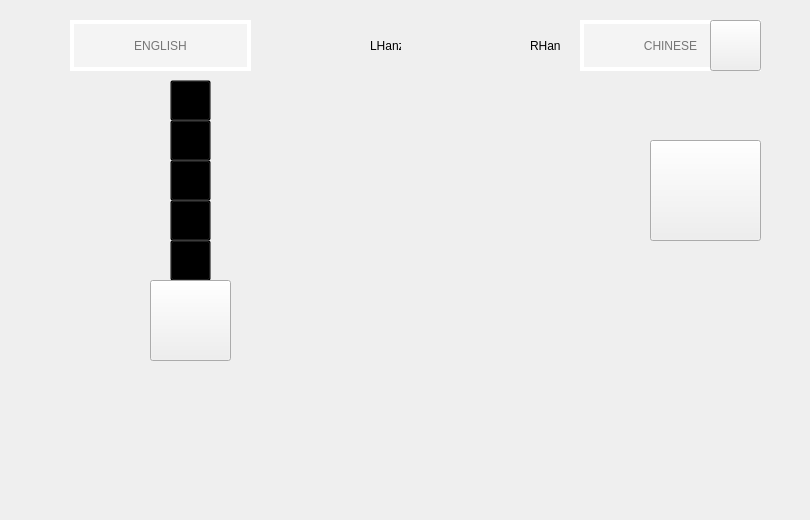
    <widget class="QWidget" name="pageMonkey">
     <widget class="QLabel" name="bgMonkey">
      <property name="geometry">
       <rect>
        <x>0</x>
        <y>-15</y>
        <width>801</width>
        <height>511</height>
       </rect>
      </property>
      <property name="text">
       <string/>
      </property>
      <property name="pixmap">
       <pixmap resource="resources.qrc">:/background/bg_monkey.png</pixmap>
      </property>
      <property name="scaledContents">
       <bool>true</bool>
      </property>
     </widget>
     <widget class="QPushButton" name="monkeyButton">
      <property name="geometry">
       <rect>
        <x>650</x>
        <y>140</y>
        <width>111</width>
        <height>101</height>
       </rect>
      </property>
      <property name="mouseTracking">
       <bool>true</bool>
      </property>
      <property name="focusPolicy">
       <enum>Qt::FocusPolicy::StrongFocus</enum>
      </property>
      <property name="text">
       <string/>
      </property>
      <property name="icon">
       <iconset resource="resources.qrc">
        <normaloff>:/animals/obj_monkey.png</normaloff>:/animals/obj_monkey.png</iconset>
      </property>
      <property name="iconSize">
       <size>
        <width>100</width>
        <height>100</height>
       </size>
      </property>
      <property name="pixmap" stdset="0">
       <pixmap/>
      </property>
     </widget>
     <widget class="QPushButton" name="ropeButton">
      <property name="geometry">
       <rect>
        <x>170</x>
        <y>80</y>
        <width>41</width>
        <height>41</height>
       </rect>
      </property>
      <property name="sizePolicy">
       <sizepolicy hsizetype="Expanding" vsizetype="Expanding">
        <horstretch>0</horstretch>
        <verstretch>0</verstretch>
       </sizepolicy>
      </property>
      <property name="mouseTracking">
       <bool>true</bool>
      </property>
      <property name="focusPolicy">
       <enum>Qt::FocusPolicy::StrongFocus</enum>
      </property>
      <property name="styleSheet">
       <string notr="true">background: transparent;</string>
      </property>
      <property name="text">
       <string/>
      </property>
      <property name="icon">
       <iconset resource="resources.qrc">
        <normaloff>:/images/obj_rope.png</normaloff>:/images/obj_rope.png</iconset>
      </property>
      <property name="iconSize">
       <size>
        <width>300</width>
        <height>300</height>
       </size>
      </property>
      <property name="pixmap" stdset="0">
       <pixmap/>
      </property>
     </widget>
     <widget class="QLabel" name="labelContainerLeft_2">
      <property name="geometry">
       <rect>
        <x>260</x>
        <y>20</y>
        <width>151</width>
        <height>51</height>
       </rect>
      </property>
      <property name="text">
       <string/>
      </property>
      <property name="pixmap">
       <pixmap resource="resources.qrc">:/images/labelContainer.png</pixmap>
      </property>
      <property name="scaledContents">
       <bool>true</bool>
      </property>
     </widget>
     <widget class="QLabel" name="labelContainerRight_2">
      <property name="geometry">
       <rect>
        <x>420</x>
        <y>20</y>
        <width>151</width>
        <height>51</height>
       </rect>
      </property>
      <property name="text">
       <string/>
      </property>
      <property name="pixmap">
       <pixmap resource="resources.qrc">:/images/labelContainer.png</pixmap>
      </property>
      <property name="scaledContents">
       <bool>true</bool>
      </property>
     </widget>
     <widget class="QLabel" name="translateEnglish_2">
      <property name="geometry">
       <rect>
        <x>70</x>
        <y>20</y>
        <width>181</width>
        <height>51</height>
       </rect>
      </property>
      <property name="styleSheet">
       <string notr="true">background-color: transparent;
color: rgb(60, 60, 60);</string>
      </property>
      <property name="text">
       <string>ENGLISH</string>
      </property>
      <property name="alignment">
       <set>Qt::AlignmentFlag::AlignCenter</set>
      </property>
     </widget>
     <widget class="QLabel" name="labelHanziVerb_2">
      <property name="geometry">
       <rect>
        <x>420</x>
        <y>80</y>
        <width>151</width>
        <height>141</height>
       </rect>
      </property>
      <property name="styleSheet">
       <string notr="true">background:transparent;</string>
      </property>
      <property name="text">
       <string/>
      </property>
     </widget>
     <widget class="QLabel" name="setContainerLeft_2">
      <property name="geometry">
       <rect>
        <x>70</x>
        <y>20</y>
        <width>181</width>
        <height>51</height>
       </rect>
      </property>
      <property name="sizePolicy">
       <sizepolicy hsizetype="Preferred" vsizetype="Preferred">
        <horstretch>0</horstretch>
        <verstretch>0</verstretch>
       </sizepolicy>
      </property>
      <property name="styleSheet">
       <string notr="true">border: 4px solid white;
background-color: rgba(255, 255, 255, 0.3);</string>
      </property>
      <property name="text">
       <string/>
      </property>
     </widget>
     <widget class="QLabel" name="translateChinese_2">
      <property name="geometry">
       <rect>
        <x>630</x>
        <y>20</y>
        <width>81</width>
        <height>51</height>
       </rect>
      </property>
      <property name="styleSheet">
       <string notr="true">background-color: transparent;
color: rgb(60, 60, 60);</string>
      </property>
      <property name="text">
       <string>CHINESE</string>
      </property>
      <property name="alignment">
       <set>Qt::AlignmentFlag::AlignCenter</set>
      </property>
     </widget>
     <widget class="QLabel" name="hanziContainerRight_2">
      <property name="geometry">
       <rect>
        <x>420</x>
        <y>80</y>
        <width>151</width>
        <height>141</height>
       </rect>
      </property>
      <property name="text">
       <string/>
      </property>
      <property name="pixmap">
       <pixmap resource="resources.qrc">:/images/strokeGuideBox.png</pixmap>
      </property>
      <property name="scaledContents">
       <bool>true</bool>
      </property>
     </widget>
     <widget class="QLabel" name="setContainerRight_2">
      <property name="geometry">
       <rect>
        <x>580</x>
        <y>20</y>
        <width>181</width>
        <height>51</height>
       </rect>
      </property>
      <property name="sizePolicy">
       <sizepolicy hsizetype="Preferred" vsizetype="Preferred">
        <horstretch>0</horstretch>
        <verstretch>0</verstretch>
       </sizepolicy>
      </property>
      <property name="styleSheet">
       <string notr="true">border: 4px solid white;
background-color: rgba(255, 255, 255, 0.3);</string>
      </property>
      <property name="text">
       <string/>
      </property>
     </widget>
     <widget class="QWidget" name="userInputRight_2" native="true">
      <property name="geometry">
       <rect>
        <x>420</x>
        <y>80</y>
        <width>151</width>
        <height>141</height>
       </rect>
      </property>
      <property name="styleSheet">
       <string notr="true">background: transparent;</string>
      </property>
     </widget>
     <widget class="QWidget" name="userInputLeft_2" native="true">
      <property name="geometry">
       <rect>
        <x>260</x>
        <y>80</y>
        <width>151</width>
        <height>141</height>
       </rect>
      </property>
      <property name="styleSheet">
       <string notr="true">background: transparent;</string>
      </property>
      <widget class="QLabel" name="labelHanziAnimal_2">
       <property name="geometry">
        <rect>
         <x>0</x>
         <y>20</y>
         <width>151</width>
         <height>141</height>
        </rect>
       </property>
       <property name="styleSheet">
        <string notr="true">background: transparent;</string>
       </property>
       <property name="text">
        <string/>
       </property>
      </widget>
     </widget>
     <widget class="QLabel" name="hanziContainerLeft_2">
      <property name="geometry">
       <rect>
        <x>260</x>
        <y>80</y>
        <width>151</width>
        <height>141</height>
       </rect>
      </property>
      <property name="text">
       <string/>
      </property>
      <property name="pixmap">
       <pixmap resource="resources.qrc">:/images/strokeGuideBox.png</pixmap>
      </property>
      <property name="scaledContents">
       <bool>true</bool>
      </property>
     </widget>
     <widget class="QLabel" name="leftGifLabel_2">
      <property name="geometry">
       <rect>
        <x>370</x>
        <y>30</y>
        <width>31</width>
        <height>31</height>
       </rect>
      </property>
      <property name="text">
       <string>LHanzi</string>
      </property>
     </widget>
     <widget class="QLabel" name="rightGifLabel_2">
      <property name="geometry">
       <rect>
        <x>530</x>
        <y>30</y>
        <width>31</width>
        <height>31</height>
       </rect>
      </property>
      <property name="text">
       <string>RHanzi</string>
      </property>
     </widget>
     <widget class="QPushButton" name="soundButton_2">
      <property name="geometry">
       <rect>
        <x>710</x>
        <y>20</y>
        <width>51</width>
        <height>51</height>
       </rect>
      </property>
      <property name="text">
       <string/>
      </property>
     </widget>
     <widget class="QPushButton" name="ropeButton_2">
      <property name="geometry">
       <rect>
        <x>170</x>
        <y>120</y>
        <width>41</width>
        <height>41</height>
       </rect>
      </property>
      <property name="sizePolicy">
       <sizepolicy hsizetype="Expanding" vsizetype="Expanding">
        <horstretch>0</horstretch>
        <verstretch>0</verstretch>
       </sizepolicy>
      </property>
      <property name="mouseTracking">
       <bool>true</bool>
      </property>
      <property name="focusPolicy">
       <enum>Qt::FocusPolicy::StrongFocus</enum>
      </property>
      <property name="styleSheet">
       <string notr="true">background: transparent;</string>
      </property>
      <property name="text">
       <string/>
      </property>
      <property name="icon">
       <iconset resource="resources.qrc">
        <normaloff>:/images/obj_rope.png</normaloff>:/images/obj_rope.png</iconset>
      </property>
      <property name="iconSize">
       <size>
        <width>300</width>
        <height>300</height>
       </size>
      </property>
      <property name="pixmap" stdset="0">
       <pixmap/>
      </property>
     </widget>
     <widget class="QPushButton" name="ropeButton_3">
      <property name="geometry">
       <rect>
        <x>170</x>
        <y>160</y>
        <width>41</width>
        <height>41</height>
       </rect>
      </property>
      <property name="sizePolicy">
       <sizepolicy hsizetype="Expanding" vsizetype="Expanding">
        <horstretch>0</horstretch>
        <verstretch>0</verstretch>
       </sizepolicy>
      </property>
      <property name="mouseTracking">
       <bool>true</bool>
      </property>
      <property name="focusPolicy">
       <enum>Qt::FocusPolicy::StrongFocus</enum>
      </property>
      <property name="styleSheet">
       <string notr="true">background: transparent;</string>
      </property>
      <property name="text">
       <string/>
      </property>
      <property name="icon">
       <iconset resource="resources.qrc">
        <normaloff>:/images/obj_rope.png</normaloff>:/images/obj_rope.png</iconset>
      </property>
      <property name="iconSize">
       <size>
        <width>300</width>
        <height>300</height>
       </size>
      </property>
      <property name="pixmap" stdset="0">
       <pixmap/>
      </property>
     </widget>
     <widget class="QPushButton" name="ropeButton_4">
      <property name="geometry">
       <rect>
        <x>170</x>
        <y>200</y>
        <width>41</width>
        <height>41</height>
       </rect>
      </property>
      <property name="sizePolicy">
       <sizepolicy hsizetype="Expanding" vsizetype="Expanding">
        <horstretch>0</horstretch>
        <verstretch>0</verstretch>
       </sizepolicy>
      </property>
      <property name="mouseTracking">
       <bool>true</bool>
      </property>
      <property name="focusPolicy">
       <enum>Qt::FocusPolicy::StrongFocus</enum>
      </property>
      <property name="styleSheet">
       <string notr="true">background: transparent;</string>
      </property>
      <property name="text">
       <string/>
      </property>
      <property name="icon">
       <iconset resource="resources.qrc">
        <normaloff>:/images/obj_rope.png</normaloff>:/images/obj_rope.png</iconset>
      </property>
      <property name="iconSize">
       <size>
        <width>300</width>
        <height>300</height>
       </size>
      </property>
      <property name="pixmap" stdset="0">
       <pixmap/>
      </property>
     </widget>
     <widget class="QPushButton" name="ropeButton_5">
      <property name="geometry">
       <rect>
        <x>170</x>
        <y>240</y>
        <width>41</width>
        <height>41</height>
       </rect>
      </property>
      <property name="sizePolicy">
       <sizepolicy hsizetype="Expanding" vsizetype="Expanding">
        <horstretch>0</horstretch>
        <verstretch>0</verstretch>
       </sizepolicy>
      </property>
      <property name="mouseTracking">
       <bool>true</bool>
      </property>
      <property name="focusPolicy">
       <enum>Qt::FocusPolicy::StrongFocus</enum>
      </property>
      <property name="styleSheet">
       <string notr="true">background: transparent;</string>
      </property>
      <property name="text">
       <string/>
      </property>
      <property name="icon">
       <iconset resource="resources.qrc">
        <normaloff>:/images/obj_rope.png</normaloff>:/images/obj_rope.png</iconset>
      </property>
      <property name="iconSize">
       <size>
        <width>300</width>
        <height>300</height>
       </size>
      </property>
      <property name="pixmap" stdset="0">
       <pixmap/>
      </property>
     </widget>
     <widget class="QPushButton" name="ropeButton_6">
      <property name="geometry">
       <rect>
        <x>150</x>
        <y>280</y>
        <width>81</width>
        <height>81</height>
       </rect>
      </property>
      <property name="mouseTracking">
       <bool>true</bool>
      </property>
      <property name="focusPolicy">
       <enum>Qt::FocusPolicy::StrongFocus</enum>
      </property>
      <property name="text">
       <string/>
      </property>
      <property name="icon">
       <iconset resource="resources.qrc">
        <normaloff>:/animals/obj_monkey.png</normaloff>:/animals/obj_monkey.png</iconset>
      </property>
      <property name="iconSize">
       <size>
        <width>100</width>
        <height>100</height>
       </size>
      </property>
      <property name="pixmap" stdset="0">
       <pixmap/>
      </property>
     </widget>
     <zorder>bgMonkey</zorder>
     <zorder>hanziContainerRight_2</zorder>
     <zorder>monkeyButton</zorder>
     <zorder>ropeButton</zorder>
     <zorder>labelContainerLeft_2</zorder>
     <zorder>labelContainerRight_2</zorder>
     <zorder>translateEnglish_2</zorder>
     <zorder>labelHanziVerb_2</zorder>
     <zorder>setContainerLeft_2</zorder>
     <zorder>translateChinese_2</zorder>
     <zorder>setContainerRight_2</zorder>
     <zorder>userInputRight_2</zorder>
     <zorder>userInputLeft_2</zorder>
     <zorder>hanziContainerLeft_2</zorder>
     <zorder>leftGifLabel_2</zorder>
     <zorder>rightGifLabel_2</zorder>
     <zorder>soundButton_2</zorder>
     <zorder>ropeButton_2</zorder>
     <zorder>ropeButton_3</zorder>
     <zorder>ropeButton_4</zorder>
     <zorder>ropeButton_5</zorder>
     <zorder>ropeButton_6</zorder>
    </widget>
